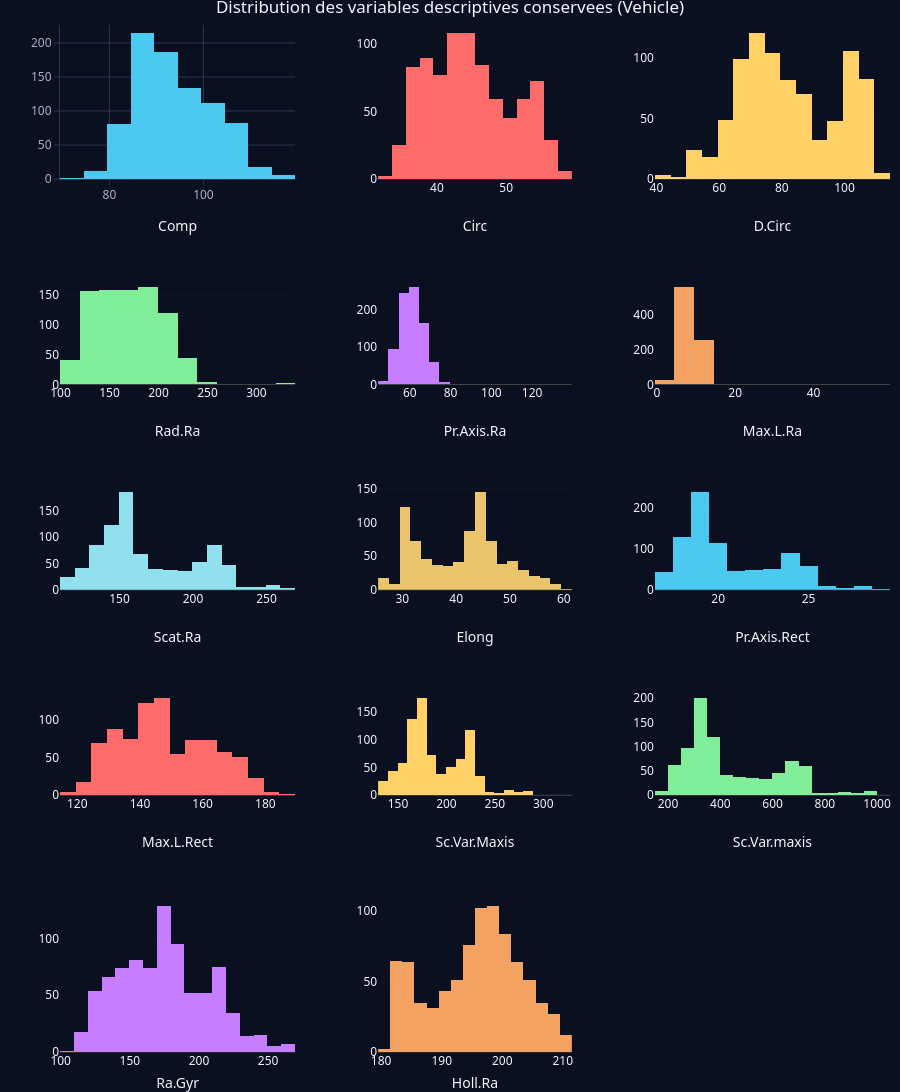

The notebook cell this image was saved under:
### Code cell
# Distribution des variables descriptives conservees
vars <- names(X_sel)
n_cols <- 3
n_rows <- ceiling(length(vars) / n_cols)
plots <- lapply(seq_along(vars), function(i) {
  v <- vars[i]
  plot_ly(x = X_sel[[v]], type = "histogram", nbinsx = 20,
          marker = list(color = pick_color(i - 1)), name = v) %>%
    layout(xaxis = list(title = v), yaxis = list(title = "Effectif"))
})
subplot(plots, nrows = n_rows, titleX = TRUE, margin = 0.05) %>%
  layout(title = "Distribution des variables descriptives conservees (Vehicle)",
         showlegend = FALSE) %>%
  apply_dark_theme(height = 250 * n_rows)

### Figure 1 — Plotly figure (JSON) as saved in the notebook; plotly's stock layout.template omitted (floating-point values rounded to 4 significant figures; data arrays with more than 128 entries replaced by an {"elided": "..."} marker saying what was removed)
{"data": [{"error_x": {"color": "rgba(31,119,180,1)"}, "error_y": {"color": "rgba(31,119,180,1)"}, "marker": {"color": "#4cc9f0", "line": {"color": "rgba(31,119,180,1)"}}, "name": "Comp", "nbinsx": 20, "type": "histogram", "x": {"elided": "846 int values"}, "xaxis": "x", "yaxis": "y"}, {"error_x": {"color": "rgba(255,127,14,1)"}, "error_y": {"color": "rgba(255,127,14,1)"}, "marker": {"color": "#ff6b6b", "line": {"color": "rgba(255,127,14,1)"}}, "name": "Circ", "nbinsx": 20, "type": "histogram", "x": {"elided": "846 int values"}, "xaxis": "x2", "yaxis": "y2"}, {"error_x": {"color": "rgba(44,160,44,1)"}, "error_y": {"color": "rgba(44,160,44,1)"}, "marker": {"color": "#ffd166", "line": {"color": "rgba(44,160,44,1)"}}, "name": "D.Circ", "nbinsx": 20, "type": "histogram", "x": {"elided": "846 int values"}, "xaxis": "x3", "yaxis": "y3"}, {"error_x": {"color": "rgba(214,39,40,1)"}, "error_y": {"color": "rgba(214,39,40,1)"}, "marker": {"color": "#80ed99", "line": {"color": "rgba(214,39,40,1)"}}, "name": "Rad.Ra", "nbinsx": 20, "type": "histogram", "x": {"elided": "846 int values"}, "xaxis": "x4", "yaxis": "y4"}, {"error_x": {"color": "rgba(148,103,189,1)"}, "error_y": {"color": "rgba(148,103,189,1)"}, "marker": {"color": "#c77dff", "line": {"color": "rgba(148,103,189,1)"}}, "name": "Pr.Axis.Ra", "nbinsx": 20, "type": "histogram", "x": {"elided": "846 int values"}, "xaxis": "x5", "yaxis": "y5"}, {"error_x": {"color": "rgba(140,86,75,1)"}, "error_y": {"color": "rgba(140,86,75,1)"}, "marker": {"color": "#f4a261", "line": {"color": "rgba(140,86,75,1)"}}, "name": "Max.L.Ra", "nbinsx": 20, "type": "histogram", "x": {"elided": "846 int values"}, "xaxis": "x6", "yaxis": "y6"}, {"error_x": {"color": "rgba(227,119,194,1)"}, "error_y": {"color": "rgba(227,119,194,1)"}, "marker": {"color": "#90e0ef", "line": {"color": "rgba(227,119,194,1)"}}, "name": "Scat.Ra", "nbinsx": 20, "type": "histogram", "x": {"elided": "846 int values"}, "xaxis": "x7", "yaxis": "y7"}, {"error_x": {"color": "rgba(127,127,127,1)"}, "error_y": {"color": "rgba(127,127,127,1)"}, "marker": {"color": "#e9c46a", "line": {"color": "rgba(127,127,127,1)"}}, "name": "Elong", "nbinsx": 20, "type": "histogram", "x": {"elided": "846 int values"}, "xaxis": "x8", "yaxis": "y8"}, {"error_x": {"color": "rgba(188,189,34,1)"}, "error_y": {"color": "rgba(188,189,34,1)"}, "marker": {"color": "#4cc9f0", "line": {"color": "rgba(188,189,34,1)"}}, "name": "Pr.Axis.Rect", "nbinsx": 20, "type": "histogram", "x": {"elided": "846 int values"}, "xaxis": "x9", "yaxis": "y9"}, {"error_x": {"color": "rgba(23,190,207,1)"}, "error_y": {"color": "rgba(23,190,207,1)"}, "marker": {"color": "#ff6b6b", "line": {"color": "rgba(23,190,207,1)"}}, "name": "Max.L.Rect", "nbinsx": 20, "type": "histogram", "x": {"elided": "846 int values"}, "xaxis": "x10", "yaxis": "y10"}, {"error_x": {"color": "rgba(31,119,180,1)"}, "error_y": {"color": "rgba(31,119,180,1)"}, "marker": {"color": "#ffd166", "line": {"color": "rgba(31,119,180,1)"}}, "name": "Sc.Var.Maxis", "nbinsx": 20, "type": "histogram", "x": {"elided": "846 int values"}, "xaxis": "x11", "yaxis": "y11"}, {"error_x": {"color": "rgba(255,127,14,1)"}, "error_y": {"color": "rgba(255,127,14,1)"}, "marker": {"color": "#80ed99", "line": {"color": "rgba(255,127,14,1)"}}, "name": "Sc.Var.maxis", "nbinsx": 20, "type": "histogram", "x": {"elided": "846 int values"}, "xaxis": "x12", "yaxis": "y12"}, {"error_x": {"color": "rgba(44,160,44,1)"}, "error_y": {"color": "rgba(44,160,44,1)"}, "marker": {"color": "#c77dff", "line": {"color": "rgba(44,160,44,1)"}}, "name": "Ra.Gyr", "nbinsx": 20, "type": "histogram", "x": {"elided": "846 int values"}, "xaxis": "x13", "yaxis": "y13"}, {"error_x": {"color": "rgba(214,39,40,1)"}, "error_y": {"color": "rgba(214,39,40,1)"}, "marker": {"color": "#f4a261", "line": {"color": "rgba(214,39,40,1)"}}, "name": "Holl.Ra", "nbinsx": 20, "type": "histogram", "x": {"elided": "846 int values"}, "xaxis": "x14", "yaxis": "y14"}], "layout": {"annotations": [], "colorway": ["#4cc9f0", "#ff6b6b", "#ffd166", "#80ed99", "#c77dff", "#f4a261", "#90e0ef", "#e9c46a"], "font": {"color": "#f3f6fb", "family": "Segoe UI, Arial"}, "height": 1250, "hoverlabel": {"bgcolor": "#121a2b", "font": {"color": "#f3f6fb"}}, "hovermode": "closest", "images": [], "legend": {"bgcolor": "rgba(0,0,0,0)", "font": {"color": "#f3f6fb"}}, "margin": {"b": 40, "l": 60, "r": 10, "t": 25}, "paper_bgcolor": "#0b1020", "plot_bgcolor": "#0b1020", "shapes": [], "showlegend": false, "title": "Distribution des variables descriptives conservees (Vehicle)", "xaxis": {"anchor": "y", "automargin": true, "domain": [0, 0.2833], "gridcolor": "#2a3550", "linecolor": "#2a3550", "tickcolor": "#2a3550", "tickfont": {"color": "#a8b3c7"}, "title": "Comp", "zerolinecolor": "#2a3550"}, "xaxis10": {"anchor": "y10", "automargin": true, "domain": [0, 0.2833], "title": "Max.L.Rect"}, "xaxis11": {"anchor": "y11", "automargin": true, "domain": [0.3833, 0.6167], "title": "Sc.Var.Maxis"}, "xaxis12": {"anchor": "y12", "automargin": true, "domain": [0.7167, 1], "title": "Sc.Var.maxis"}, "xaxis13": {"anchor": "y13", "automargin": true, "domain": [0, 0.2833], "title": "Ra.Gyr"}, "xaxis14": {"anchor": "y14", "automargin": true, "domain": [0.3833, 0.6167], "title": "Holl.Ra"}, "xaxis2": {"anchor": "y2", "automargin": true, "domain": [0.3833, 0.6167], "title": "Circ"}, "xaxis3": {"anchor": "y3", "automargin": true, "domain": [0.7167, 1], "title": "D.Circ"}, "xaxis4": {"anchor": "y4", "automargin": true, "domain": [0, 0.2833], "title": "Rad.Ra"}, "xaxis5": {"anchor": "y5", "automargin": true, "domain": [0.3833, 0.6167], "title": "Pr.Axis.Ra"}, "xaxis6": {"anchor": "y6", "automargin": true, "domain": [0.7167, 1], "title": "Max.L.Ra"}, "xaxis7": {"anchor": "y7", "automargin": true, "domain": [0, 0.2833], "title": "Scat.Ra"}, "xaxis8": {"anchor": "y8", "automargin": true, "domain": [0.3833, 0.6167], "title": "Elong"}, "xaxis9": {"anchor": "y9", "automargin": true, "domain": [0.7167, 1], "title": "Pr.Axis.Rect"}, "yaxis": {"anchor": "x", "automargin": true, "domain": [0.85, 1], "gridcolor": "#2a3550", "linecolor": "#2a3550", "tickcolor": "#2a3550", "tickfont": {"color": "#a8b3c7"}, "zerolinecolor": "#2a3550"}, "yaxis10": {"anchor": "x10", "automargin": true, "domain": [0.25, 0.35]}, "yaxis11": {"anchor": "x11", "automargin": true, "domain": [0.25, 0.35]}, "yaxis12": {"anchor": "x12", "automargin": true, "domain": [0.25, 0.35]}, "yaxis13": {"anchor": "x13", "automargin": true, "domain": [0, 0.15]}, "yaxis14": {"anchor": "x14", "automargin": true, "domain": [0, 0.15]}, "yaxis2": {"anchor": "x2", "automargin": true, "domain": [0.85, 1]}, "yaxis3": {"anchor": "x3", "automargin": true, "domain": [0.85, 1]}, "yaxis4": {"anchor": "x4", "automargin": true, "domain": [0.65, 0.75]}, "yaxis5": {"anchor": "x5", "automargin": true, "domain": [0.65, 0.75]}, "yaxis6": {"anchor": "x6", "automargin": true, "domain": [0.65, 0.75]}, "yaxis7": {"anchor": "x7", "automargin": true, "domain": [0.45, 0.55]}, "yaxis8": {"anchor": "x8", "automargin": true, "domain": [0.45, 0.55]}, "yaxis9": {"anchor": "x9", "automargin": true, "domain": [0.45, 0.55]}}}
